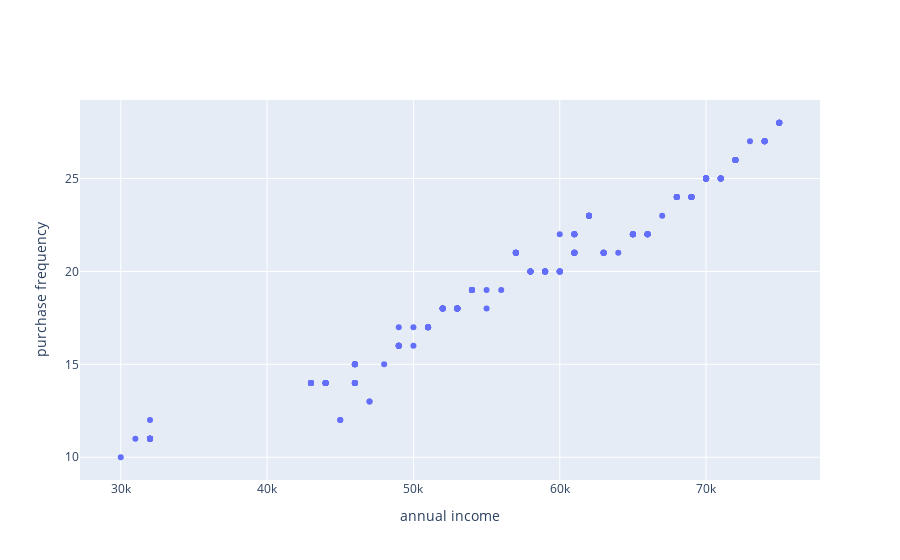

The notebook cell saved with this chart:
### Markdown cell above
5. Визуализируйте зависимость частоты покупок от заработка

### Code cell
fig = go.Figure()
fig.add_trace(go.Scatter(
    x=df['annual_income'],
    y=df['purchase_frequency'],
    mode='markers'
))
fig.update_xaxes(title_text='annual income')
fig.update_yaxes(title_text='purchase frequency')
fig.show()

### Figure 1 — Plotly figure (JSON) as saved in the notebook; plotly's stock layout.template omitted (floating-point values rounded to 4 significant figures; data arrays with more than 128 entries replaced by an {"elided": "..."} marker saying what was removed)
{"data": [{"mode": "markers", "type": "scatter", "x": {"elided": "238 int values"}, "y": {"elided": "238 int values"}}], "layout": {"xaxis": {"title": {"text": "annual income"}}, "yaxis": {"title": {"text": "purchase frequency"}}}}
